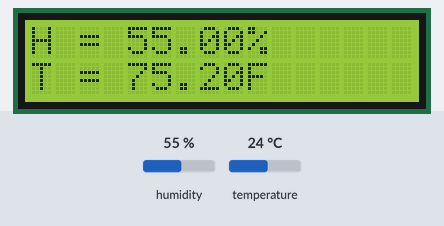
The sketch below on a simulated Arduino Uno, built with avr-gcc and run on an emulated ATmega328P. On the bench: 16×2 character LCD. The test bench sets the inputs (shaded band); at power-on: humidity 55 %, temperature 24 °C.

Above: at 1.2 s.
1.3 s: humidity set to 22 %
At 2.5 s:
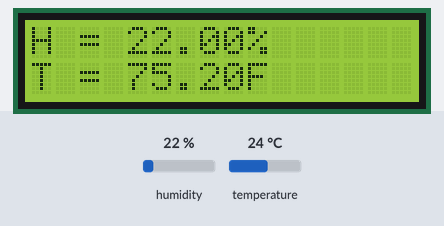
4.0 s: temperature set to 12 °C
At 4.9 s:
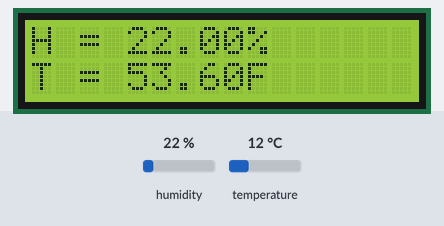
6.7 s: humidity set to 40 %
At 9.3 s:
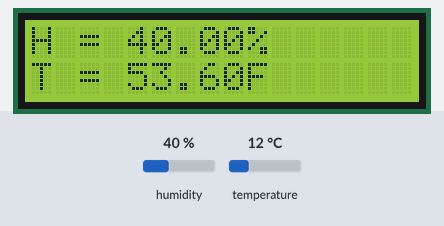
9.6 s: temperature set to 19 °C
At 10.8 s:
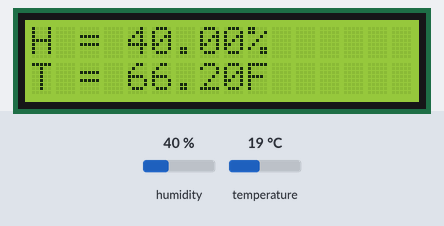
Timing chart, 0 to 12.6 s (numbered marks = the images above; inputs shaded):
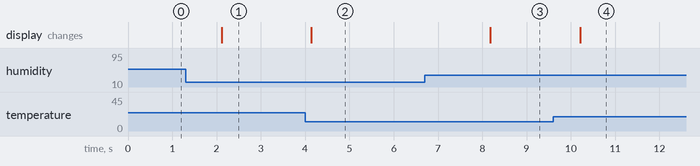

The sketch:

sketch_temp_humid_lcd_screen.ino
```cpp
#include <LiquidCrystal.h>
#include <DHT.h>

#define DHTTYPE DHT11

LiquidCrystal lcd(1, 2, 4, 5, 6, 7);

int DHPin = 8;
float lastHum = 0;
float lastTemp = 0;
bool isFahrenheit = true;

DHT dht(DHPin, DHTTYPE);

void setup() {
  lcd.begin(16, 2);
  dht.begin();
}

void loop() {
  float humidity = dht.readHumidity();
  float temp = dht.readTemperature(isFahrenheit);

  if(isnan(humidity) || isnan(temp))
  {
    lcd.print("Sensor Error!");
    delay(3000);
    lcd.clear();
    return;
  }

  if(lastHum != humidity || lastTemp != temp)
  {
    lcd.clear();
    lcd.print("H = ");
    lcd.print(humidity);
    lcd.print('%');
    lcd.setCursor(0, 1);
    lcd.print("T = ");
    lcd.print(temp);
    lcd.print(isFahrenheit ? 'F' : 'C');
  }
  lastHum = humidity;
  lastTemp = temp;
}
```

Measured:
- after the input at 1.3 s, the display: changes after 0.81 s (image 1)
- after the input at 4.0 s, the display: changes after 0.14 s (image 2)
- after the input at 6.7 s, the display: changes after 1.5 s (image 3)
- after the input at 9.6 s, the display: changes after 0.61 s (image 4)
